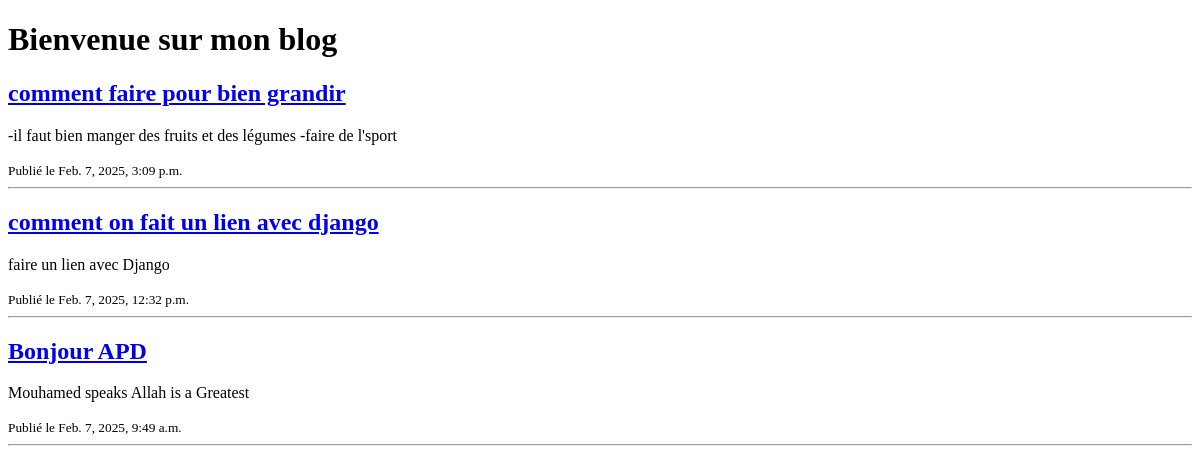
The app's page /posts/, older data.
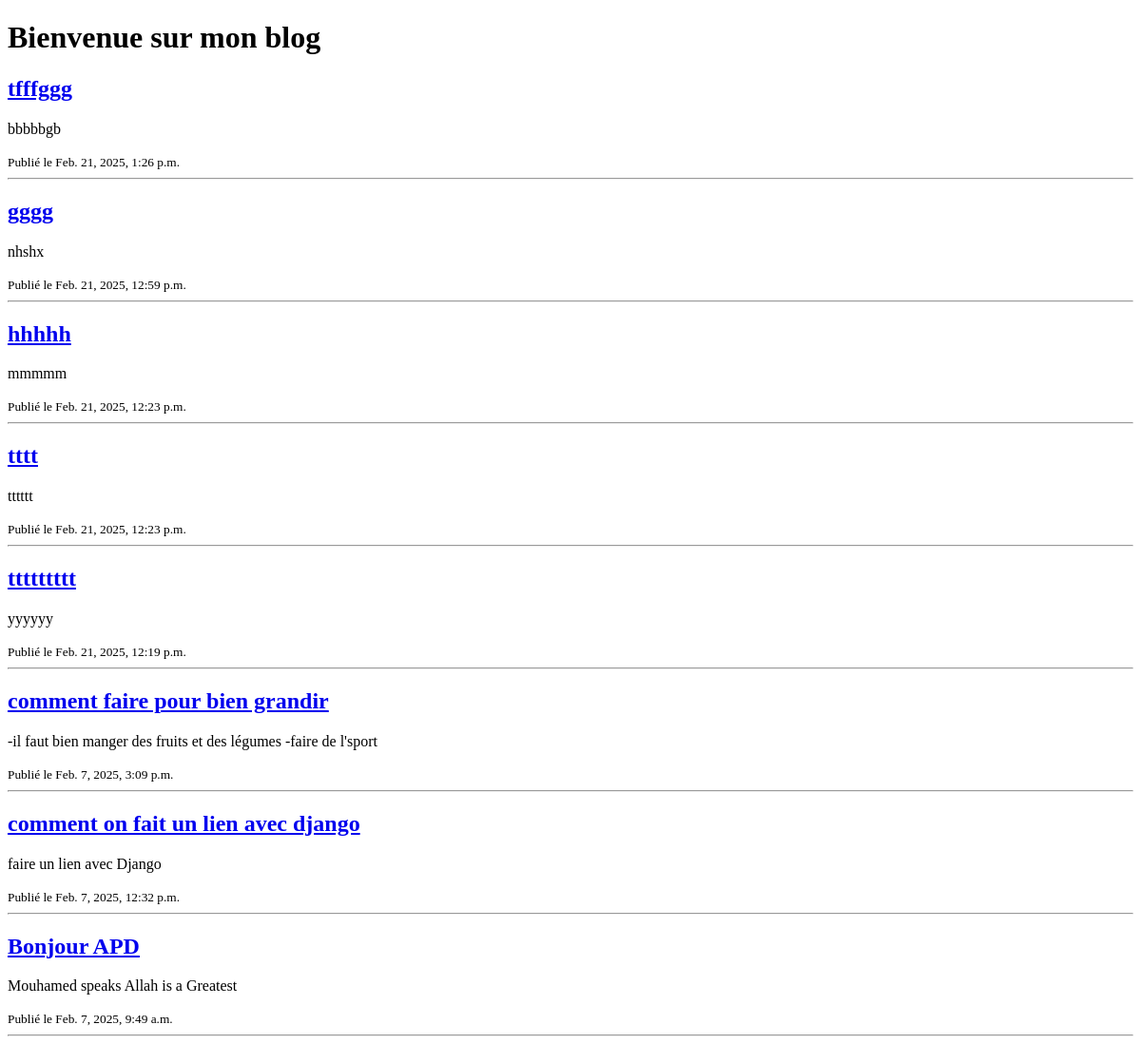
The same page, newer data.
### blog/models.py (models this page shows, shortened)
class Post(models.Model):
      title = models.CharField(max_length=200)
      content = models.TextField()
      created_at = models.DateTimeField(auto_now_add=True)

### blog/views.py (the view)
# urls.py: path('posts/', post_list, name='post_list'),
def post_list(request):
    posts = Post.objects.all().order_by('-created_at')
    return render(request, 'blog/post_list.html', {'posts': posts})

### blog/templates/blog/post_list.html (shortened to what this page needs)
<!DOCTYPE html>
<html lang="en">
<head>
</head>
<body>
    <h1>Bienvenue sur mon blog</h1>
{% for post in posts %}
<div>
<a href="{% url 'post_detail' post.id %}"><h2>{{ post.title }}</h2></a>
<p>{{ post.content }}</p>
<small>Publié le {{ post.created_at }}</small>
</div>
<hr>
{% endfor %}
</body>
</html>

Row changes from the older to the newer data that the page shows:
added Post: title "tfffggg", content "bbbbbgb", created_at "Feb. 21, 2025, 1:26 p.m."
added Post: title "gggg", content "nhshx", created_at "Feb. 21, 2025, 12:59 p.m."
added Post: title "hhhhh", content "mmmmm", created_at "Feb. 21, 2025, 12:23 p.m."
added Post: title "tttt", content "tttttt", created_at "Feb. 21, 2025, 12:23 p.m."
added Post: title "ttttttttt", content "yyyyyy", created_at "Feb. 21, 2025, 12:19 p.m."
